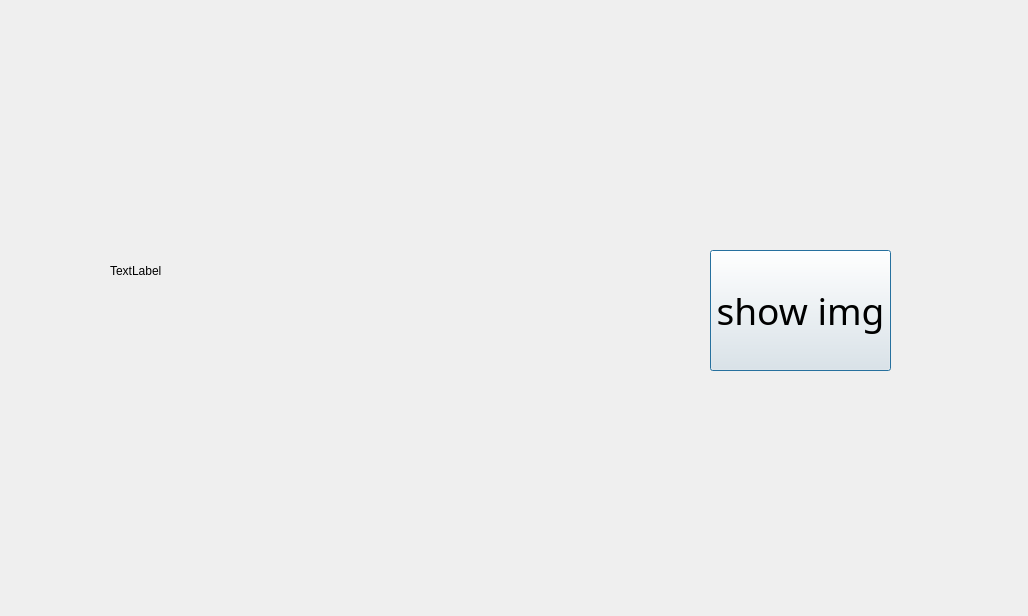
<?xml version="1.0" encoding="UTF-8"?>
<ui version="4.0">
 <class>Dialog</class>
 <widget class="QDialog" name="Dialog">
  <property name="geometry">
   <rect>
    <x>0</x>
    <y>0</y>
    <width>1028</width>
    <height>616</height>
   </rect>
  </property>
  <property name="windowTitle">
   <string>Dialog</string>
  </property>
  <widget class="QLabel" name="mask_label">
   <property name="geometry">
    <rect>
     <x>110</x>
     <y>130</y>
     <width>400</width>
     <height>281</height>
    </rect>
   </property>
   <property name="text">
    <string>TextLabel</string>
   </property>
  </widget>
  <widget class="QPushButton" name="show_img_btn">
   <property name="geometry">
    <rect>
     <x>710</x>
     <y>250</y>
     <width>181</width>
     <height>121</height>
    </rect>
   </property>
   <property name="font">
    <font>
     <family>Agency FB</family>
     <pointsize>28</pointsize>
    </font>
   </property>
   <property name="text">
    <string>show img</string>
   </property>
  </widget>
 </widget>
 <resources/>
 <connections/>
</ui>
